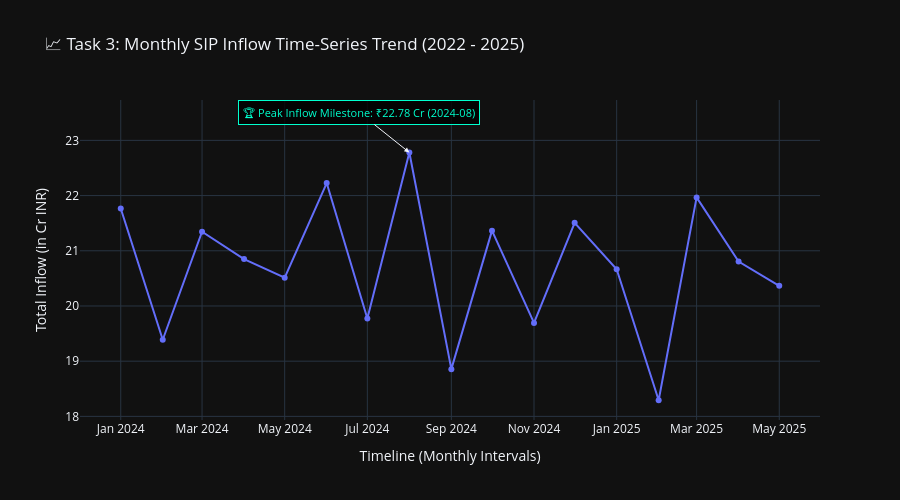

This figure's notebook cell:
### Code cell
# 1. Create a Year-Month cohort label safely
fact_transactions['year_month'] = fact_transactions['transaction_date'].dt.to_period('M')

# 2. Group and aggregate monthly inflows
monthly_trends = fact_transactions.groupby('year_month')['amount_inr'].sum().reset_index()
monthly_trends['year_month'] = monthly_trends['year_month'].astype(str)
monthly_trends['amount_cr'] = monthly_trends['amount_inr'] / 10000000  # Convert to Crores

# 3. DYNAMICALLY find the real peak month and value from your data
peak_row = monthly_trends.loc[monthly_trends['amount_cr'].idxmax()]
peak_month = peak_row['year_month']
peak_val = peak_row['amount_cr']

print(f"🎯 Auto-detected peak data month: {peak_month} with value: ₹{peak_val:,.2f} Cr")

# 4. Plot the interactive line chart
fig_sip = px.line(
    monthly_trends,
    x='year_month',
    y='amount_cr',
    title='📈 Task 3: Monthly SIP Inflow Time-Series Trend (2022 - 2025)',
    labels={'year_month': 'Timeline (Monthly Intervals)', 'amount_cr': 'Total Inflow (in Cr INR)'},
    markers=True
)

# 5. Dynamic annotation that adapts perfectly to your data
fig_sip.add_annotation(
    x=peak_month,
    y=peak_val,
    text=f"🏆 Peak Inflow Milestone: ₹{peak_val:,.2f} Cr ({peak_month})",
    showarrow=True,
    arrowhead=2,
    ax=-50,
    ay=-40,
    font=dict(color="#00FFCE", size=11),
    bordercolor="#00FFCE",
    borderwidth=1,
    borderpad=4,
    bgcolor="rgba(0,0,0,0.8)"
)

fig_sip.update_layout(template='plotly_dark', height=500)
fig_sip.show()

### Figure 1 — Plotly figure (JSON) as saved in the notebook; plotly's stock layout.template omitted (floating-point values rounded to 4 significant figures)
{"data": [{"hovertemplate": "Timeline (Monthly Intervals)=%{x}<br>Total Inflow (in Cr INR)=%{y}<extra></extra>", "legendgroup": "", "line": {"color": "#636efa", "dash": "solid"}, "marker": {"symbol": "circle"}, "mode": "lines+markers", "name": "", "orientation": "v", "showlegend": false, "type": "scatter", "x": ["2024-01", "2024-02", "2024-03", "2024-04", "2024-05", "2024-06", "2024-07", "2024-08", "2024-09", "2024-10", "2024-11", "2024-12", "2025-01", "2025-02", "2025-03", "2025-04", "2025-05"], "xaxis": "x", "y": [21.76, 19.39, 21.35, 20.85, 20.51, 22.23, 19.77, 22.78, 18.86, 21.37, 19.69, 21.51, 20.66, 18.29, 21.97, 20.81, 20.37], "yaxis": "y"}], "layout": {"annotations": [{"arrowhead": 2, "ax": -50, "ay": -40, "bgcolor": "rgba(0,0,0,0.8)", "bordercolor": "#00FFCE", "borderpad": 4, "borderwidth": 1, "font": {"color": "#00FFCE", "size": 11}, "showarrow": true, "text": "🏆 Peak Inflow Milestone: ₹22.78 Cr (2024-08)", "x": "2024-08", "y": 22.78}], "height": 500, "legend": {"tracegroupgap": 0}, "title": {"text": "📈 Task 3: Monthly SIP Inflow Time-Series Trend (2022 - 2025)"}, "xaxis": {"anchor": "y", "domain": [0, 1], "title": {"text": "Timeline (Monthly Intervals)"}}, "yaxis": {"anchor": "x", "domain": [0, 1], "title": {"text": "Total Inflow (in Cr INR)"}}}}
